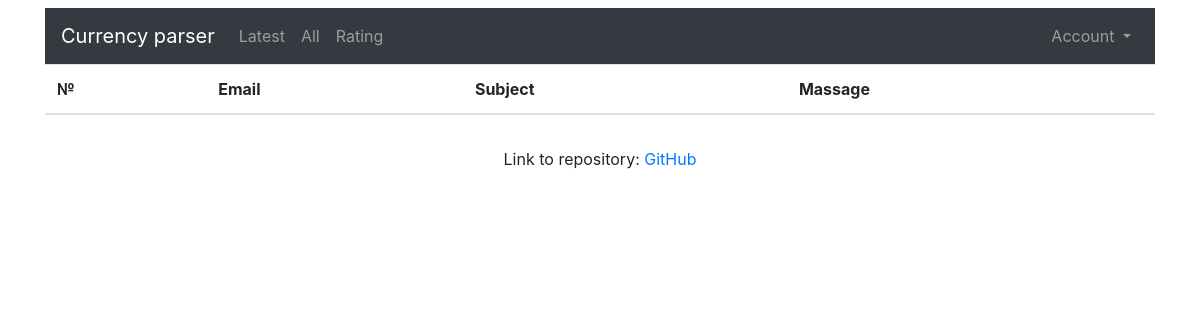
/rate/contactus/list, run on an earlier commit of the app's database.
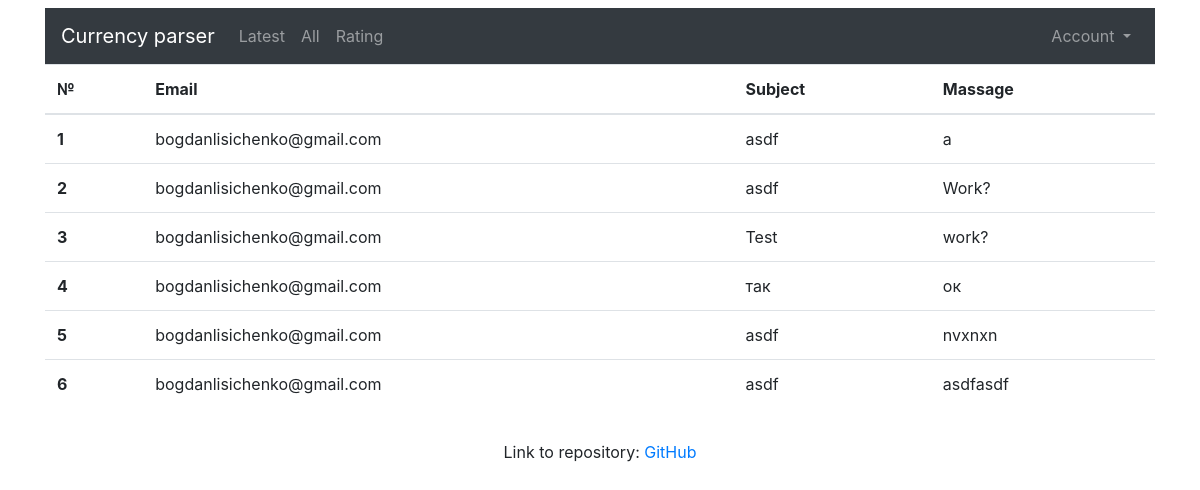
And on a later commit of the database.
### rate/models.py (models this page shows, shortened)
class ContactUs(models.Model):
    email = models.EmailField()
    subject = models.CharField(max_length=128)
    massage = models.TextField()
    class Meta:
        verbose_name = "Massage"
        verbose_name_plural = "Massages"

### rate/views.py (the view)
# urls.py: path('contactus/list', views.ContactUsListView.as_view(), name='contactuslist'),
class ContactUsListView(ListView):
    queryset = ContactUs.objects.all()

### rate/templates/rate/contactus_list.html
{% extends 'base.html' %}
{% block content%}
  <div class='row'>
    <div class='col'>
      <table class="table">
        <thead>
          <tr>
            <th scope="col">№</th>
            <th scope="col">Email</th>
            <th scope="col">Subject</th>
            <th scope="col">Massage</th>
          </tr>
        </thead>
        <tbody>
          {% for row in contactus_list %}
          <tr>
            <th scope="row">{{ forloop.counter }}</th>
            <td>{{ row.email }}</td>
            <td>{{ row.subject }}</td>
            <td>{{ row.massage }}</td>
          </tr>
          {% endfor %}
        </tbody>
      </table>
    </div>
  </div>
{% endblock content%}

What changed in the data, as far as the page shows it:
added ContactUs: email "bogdanlisichenko@gmail.com", subject "asdf", massage "a"
added ContactUs: email "bogdanlisichenko@gmail.com", subject "asdf", massage "Work?"
added ContactUs: email "bogdanlisichenko@gmail.com", subject "Test", massage "work?"
added ContactUs: email "bogdanlisichenko@gmail.com", subject "так", massage "ок"
added ContactUs: email "bogdanlisichenko@gmail.com", subject "asdf", massage "nvxnxn"
added ContactUs: email "bogdanlisichenko@gmail.com", subject "asdf", massage "asdfasdf"
